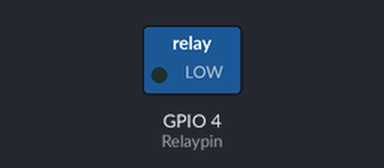
Bench run of a program on a simulated Raspberry Pi (BCM pin numbers). Parts: switched loads named in the program (green lamp = pin HIGH). Dashed ring = blinking. At 10.0 s the program stops and its outputs stay as they are.

Above: at 0.5 s.
Timing chart, 0 to 4.6 s (numbered marks = the images above):
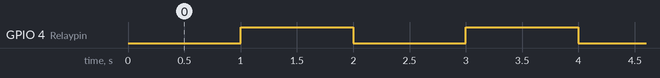

Measured:
- by itself, GPIO 4 (Relaypin): alternates HIGH for 1.0 s and LOW for 1.0 s

The program:

first-test.py
```python
#!/usr/bin/env python

import RPi.GPIO as X
import time

X.setmode(X.BCM)
Relaypin = 4 # as BCM == Pin 7
X.setup(Relaypin, X.OUT)
i=5
while (i>0):
    X.output(Relaypin, X.LOW)
    time.sleep(1)
    X.output(Relaypin, X.HIGH)
    time.sleep(1)
    i=i-1
X.cleanup()
```
